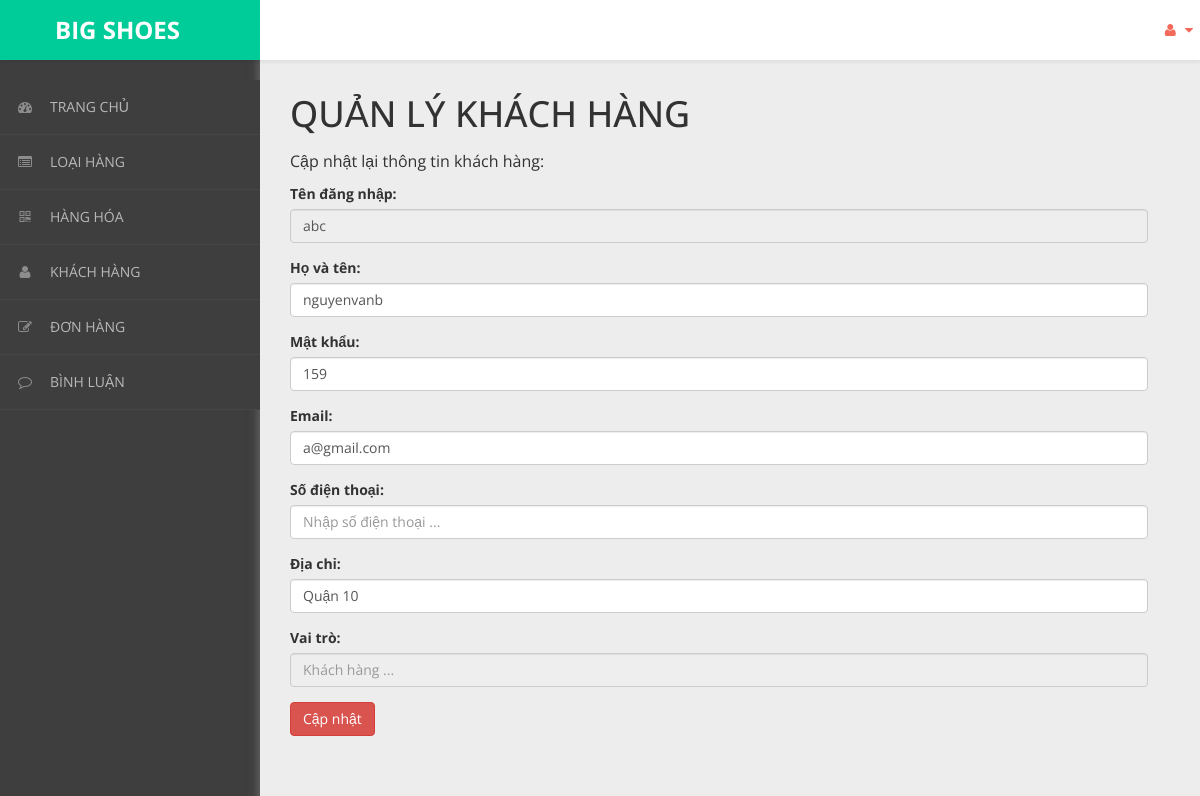
Page /admin/content/khach-hang/khach-hang-update.php?ma_kh=abc on the committed database.
### tables this page shows
CREATE TABLE `khach_hang` (
  `ma_kh` varchar(50) NOT NULL,
  `ho_ten` varchar(50) NOT NULL,
  `mat_khau` varchar(50) NOT NULL,
  `email` varchar(50) NOT NULL,
  `sdt` varchar(50) NOT NULL,
  `dia_chi` varchar(50) NOT NULL,
  `vai_tro` int(11) NOT NULL DEFAULT 0
);

### admin/dao/pdo.php (called while the page is built, shortened)
<?php
    function pdo_get_connection(){
        $pdo = new PDO("mysql:host=localhost;dbname=bigshoes",'root','');
        $pdo->setAttribute(PDO::ATTR_ERRMODE, PDO::ERRMODE_EXCEPTION);
        return $pdo;
    }
    function pdo_query_one($sql){
        $sql_args = array_slice(func_get_args(),1);
        try{
            $conn = pdo_get_connection();
            $stmt = $conn ->prepare($sql);
            $stmt -> execute($sql_args);
            $row = $stmt -> fetch();
            return $row;
        }catch(PDOException $e){
            throw $e;
        }finally{
            unset($conn);
        }
    }
    ?>

### admin/dao/khach-hang.php (called while the page is built, shortened)
<?php
require_once('pdo.php');
function khach_hang_select_by_id($ma_kh)
{
    $sql = "SELECT * FROM khach_hang WHERE ma_kh=?";
    return pdo_query_one($sql, $ma_kh);
}

### admin/content/khach-hang/khach-hang-update.php (the view, shortened to what this page needs)
<!DOCTYPE html>
<html xmlns="http://www.w3.org/1999/xhtml">
<head>
    <link href="../../../css/admin/css/bootstrap.css" rel="stylesheet" />
    <link href="../../../css/admin/css/font-awesome.css" rel="stylesheet" />
    <link href="../../../css/admin/css/custom-styles.css" rel="stylesheet" />
</head>
<body>
    <div id="wrapper">
        <nav class="navbar navbar-default top-navbar" role="navigation">
            <div class="navbar-header">
                <a class="navbar-brand" href="../../../../bigshoes/trang-chinh/" style="background:#00CC99;">
                    <strong style="margin-left: 40px;">BIG SHOES</strong></a>
            </div>
            <ul class="nav navbar-top-links navbar-right">
                <li class="dropdown">
                    <a class="dropdown-toggle" data-toggle="dropdown" href="#" aria-expanded="false">
                        <i class="fa fa-user fa-fw"></i> <i class="fa fa-caret-down"></i>
                    </a>
                </li>
            </ul>
        </nav>
        <nav class="navbar-default navbar-side" role="navigation">
            <div class="sidebar-collapse">
                <ul class="nav" id="main-menu">
                    <li>
                        <a href="../thong-ke/thong-ke-list.php"><i class="fa fa-dashboard"></i>TRANG CHỦ</a>
                    </li>
                    <li>
                        <a href="../loai-hang/loai-hang-list.php"><i class="fa fa-list-alt" aria-hidden="true"></i>LOẠI HÀNG</a>
                    </li>
                    <li>
                        <a href="../hang-hoa/hang-hoa-list.php"><i class="fa fa-qrcode"></i>HÀNG HÓA</a>
                    </li>
                    <li>
                        <a href="../khach-hang/khach-hang-list.php"><i class="fa fa-user"></i>KHÁCH HÀNG</a>
                    </li>
                    <li>
                        <a href="../hoa-don/hoa-don-list.php"><i class="fa fa-edit"></i>ĐƠN HÀNG</a>
                    </li>
                    <li>
                        <a href="../binh-luan/binh-luan-list.php"><i class="fa fa-comment-o" aria-hidden="true"></i>BÌNH LUẬN</a>
                    </li>
                </ul>
            </div>
        </nav>
        <div id="page-wrapper">
            <div class="header">
                <div class="page-header">
                    <h1>QUẢN LÝ KHÁCH HÀNG</h1>
                    <p>Cập nhật lại thông tin khách hàng: </p>
                    <?php
                    require_once('../../dao/khach-hang.php');
                    extract($_REQUEST);
                    $item = khach_hang_select_by_id($ma_kh);
                    extract($item);
                    extract($_REQUEST);
                    ?>
                    <form action="" method="post" enctype="multipart/form-data">
                        <div class="form-group">
                            <label for="">Tên đăng nhập:</label>
                            <input type="text" class="form-control" name="ma_kh" placeholder="Nhập tên đăng nhập ..." value="<?= $ma_kh ?>" readonly>
                        </div>
                        <div class="form-group">
                            <label for="">Họ và tên:</label>
                            <input type="text" class="form-control" name="ho_ten" placeholder="Nhập họ và tên ..." value="<?= $ho_ten ?>">
                        </div>
                        <div class="form-group">
                            <label for="">Mật khẩu:</label>
                            <input type="text" class="form-control" name="mat_khau" placeholder="Nhập mật khẩu ..." value="<?= $mat_khau ?>">
                        </div>
                        <div class="form-group">
                            <label for="">Email:</label>
                            <input type="text" class="form-control" name="email" placeholder="Nhập email ..." value="<?= $email ?>">
                        </div>
                        <div class="form-group">
                            <label for="">Số điện thoại:</label>
                            <input type="text" class="form-control" name="sdt" placeholder="Nhập số điện thoại ..." value="<?= $sdt ?>">
                        </div>
                        <div class="form-group">
                            <label for="">Địa chỉ:</label>
                            <input type="text" class="form-control" name="dia_chi" placeholder="Nhập địa chỉ ..." value="<?= $dia_chi ?>">
                        </div>
                        <div class="form-group">
                            <label for="">Vai trò:</label>
                            <input type="text" class="form-control" placeholder="Khách hàng ..." readonly>
                        </div>
                        <button type="submit" name="btn_update" class="btn btn-danger">Cập nhật</button>
                    </form>
                </div>
            </div>
        </div>
    </div>
</body>
</html>

### css/admin/css/custom-styles.css (style rules this page uses)
body { font-family: 'Open Sans', sans-serif; background: #3E3E3E; }
#wrapper { width: 100%; }
#page-wrapper { padding: 15px 15px; min-height: 600px; background: #EDEDED; }
h1, .h1, h2, .h2, h3, .h3 { margin-top: 7px; margin-bottom: -5px; }
p { font-size:16px; line-height:25px; padding-top:20px; }
.navbar-side { z-index: 0; }
.navbar-side .nav > li > a > i { color: #8C8C8C;padding: 8px;width: 30px;text-align: center; }
.top-navbar { position: fixed; width: 100%; z-index: 300; -webkit-box-shadow: 0 3px 3px rgba(0, 0, 0, 0.05); -moz-box-shadow: 0 3px 3px rgba(0, 0, 0, 0.05); box-shadow: 0 3px 3px rgba(0, 0, 0, 0.05); }
.navbar-side { z-index: 1; position: fixed; width: 260px; top: 80px; }
#page-wrapper { position: relative; top: 55px; box-shadow: 0 0 10px #757575; -moz-box-shadow: 0 0 10px #757575; -webkit-box-shadow: 0 0 10px #757575; }
.page-header { margin: 0;border-bottom: 1px solid transparent;text-align: left;background-color: rgb(237, 237, 237);padding: 32px 22px 32px 0;color: #323232; }
.header { margin: 0 30px; }
.top-navbar { margin:0px; }
.top-navbar .navbar-brand { color: #fff;width: 260px;text-align: left;height: 60px;font-size: 24px;font-weight: 700;line-height: 30px;background: #F36A5A; }
.top-navbar .nav > li { position: relative; display: inline-block; margin: 0px; padding: 0px; }
.top-navbar .nav > li > a { position: relative; display: block; padding: 20px;color: #FFFFFF; margin: 0px; }
.sidebar-collapse , .sidebar-collapse .nav { background:none; }
.sidebar-collapse .nav { padding:0; }
.sidebar-collapse .nav > li > a { color: #B8B8B8; background:transparent; text-shadow:none; font-size: 14px; }
.sidebar-collapse > .nav > li > a { padding: 12px 10px; }
.sidebar-collapse > .nav > li { border-bottom: 1px solid rgba(107, 108, 109, 0.19); }
.navbar-side { border:none; background: #3E3E3E; }
.top-navbar { background: #FFFFFF; border-bottom:none; }
.top-navbar .nav > li > a > i { margin-right: 2px; }
.navbar-default { border:0px solid black; }
.navbar-header { background: transparent; }
.nav > li > a > i { margin-right:10px; color: rgb(243, 106, 90); }
@media (min-width:768px) { #page-wrapper { margin: 0 0 0 260px; padding: 0; min-height: 1200px; } }
@media (min-width:768px) { .navbar-side { width: 260px; z-index: 1; } }
@media (min-width:768px) { .navbar { border-radius: 0px; } }

### rows in the picture
khach_hang: ho_ten "nguyenvanb", mat_khau "159", email "a@gmail.com", dia_chi "Quận 10"
